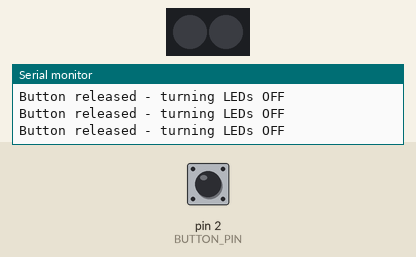
This sketch was run on a simulated Arduino Uno, built with avr-gcc and run on an emulated ATmega328P. Parts: 2 RGB LEDs in strip order, left to right, the last lines printed to the serial monitor. The test bench sets the inputs (shaded band); at power-on: pin 2 (BUTTON_PIN) HIGH.

Above: at 1.2 s.
1.3 s: pin 2 (BUTTON_PIN) pulled LOW for 0.15 s
At 1.41 s:
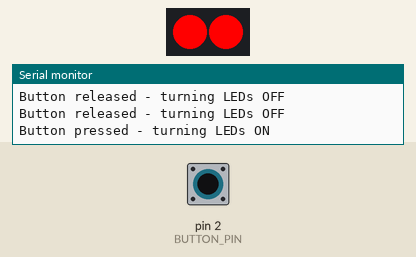
3.0 s: pin 2 (BUTTON_PIN) pulled LOW for 3.2 s
At 6.8 s:
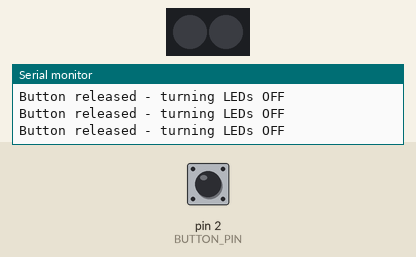
7.7 s: pin 2 (BUTTON_PIN) driven LOW
At 8.2 s:
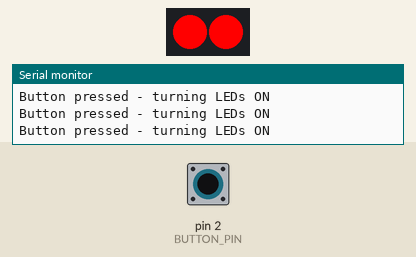
10.7 s: pin 2 (BUTTON_PIN) driven HIGH
At 11.1 s:
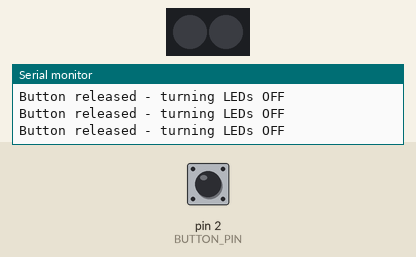
Timing chart, 0 to 13.7 s (numbered marks = the images above; inputs shaded):
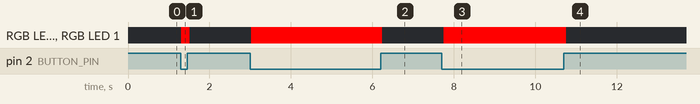

Measured:
- after the input at 1.3 s, RGB LED 0, RGB LED 1: off → RGB(255, 0, 0) at once, → off 0.20 s later
- after the input at 3.0 s, RGB LED 0, RGB LED 1: off → RGB(255, 0, 0) at once, → off 3.2 s later
- after the input at 7.7 s, RGB LED 0, RGB LED 1: off → RGB(255, 0, 0) after 0.05 s
- after the input at 10.7 s, RGB LED 0, RGB LED 1: RGB(255, 0, 0) → off after 0.06 s

The sketch:

basic_button_controls.ino
```cpp
#include <FastLED.h>

#define NUM_LEDS 2
#define DATA_PIN 12
#define BUTTON_PIN 2

CRGB leds[NUM_LEDS];


void setup() {
   pinMode(BUTTON_PIN, INPUT_PULLUP);

  FastLED.addLeds<WS2812, DATA_PIN, GRB>(leds, NUM_LEDS);
  FastLED.clear();
  FastLED.show();

  Serial.begin(9600);
}

void loop() {
  // the LEDs are turned on while the button is pressed
  if (digitalRead(BUTTON_PIN) == LOW) {
    Serial.println("Button pressed - turning LEDs ON");
    for (int i=0; i<NUM_LEDS; i++) {
      leds[i] = CRGB::Red;
    }
    FastLED.show();
   } else {
    Serial.println("Button released - turning LEDs OFF");
    FastLED.clear();
    FastLED.show();
   }
   delay(100);  // debounce delay

}
```
